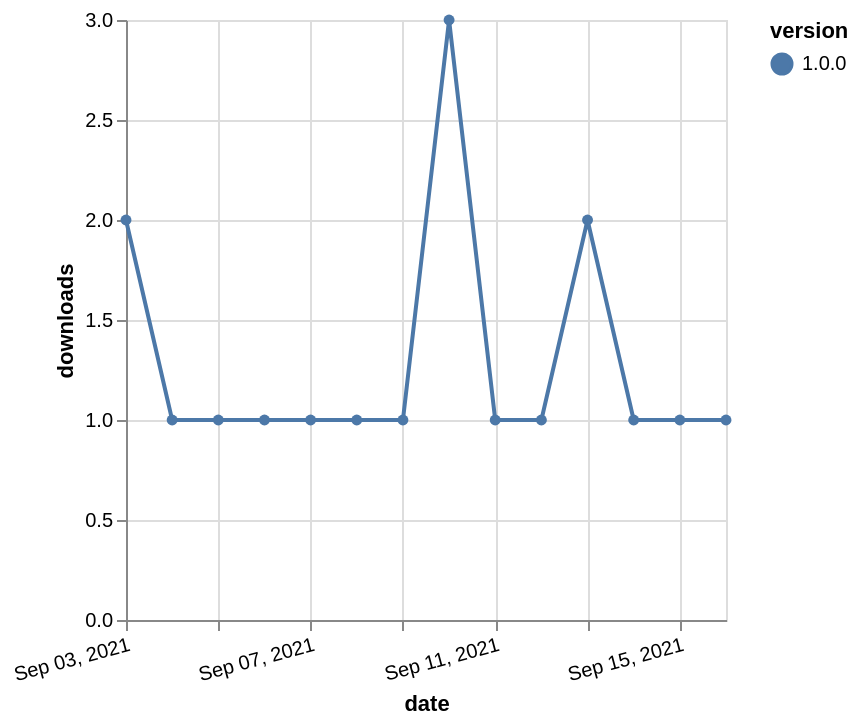

The Vega-Lite source for this figure:
### Vega-Lite specification from a JSON file in a GitHub repository (floating-point values rounded to 4 significant figures)
{"$schema": "https://vega.github.io/schema/vega-lite/v5.json", "description": "A simple bar chart with embedded data.", "data": {"values": [{"date": "2021-09-03", "total": 117, "delta": 2, "version": "1.0.0"}, {"date": "2021-09-04", "total": 118, "delta": 1, "version": "1.0.0"}, {"date": "2021-09-05", "total": 119, "delta": 1, "version": "1.0.0"}, {"date": "2021-09-06", "total": 120, "delta": 1, "version": "1.0.0"}, {"date": "2021-09-07", "total": 121, "delta": 1, "version": "1.0.0"}, {"date": "2021-09-08", "total": 122, "delta": 1, "version": "1.0.0"}, {"date": "2021-09-09", "total": 123, "delta": 1, "version": "1.0.0"}, {"date": "2021-09-10", "total": 126, "delta": 3, "version": "1.0.0"}, {"date": "2021-09-11", "total": 127, "delta": 1, "version": "1.0.0"}, {"date": "2021-09-12", "total": 128, "delta": 1, "version": "1.0.0"}, {"date": "2021-09-13", "total": 130, "delta": 2, "version": "1.0.0"}, {"date": "2021-09-14", "total": 131, "delta": 1, "version": "1.0.0"}, {"date": "2021-09-15", "total": 132, "delta": 1, "version": "1.0.0"}, {"date": "2021-09-16", "total": 133, "delta": 1, "version": "1.0.0"}]}, "width": "container", "mark": {"type": "line", "point": {"filled": true}}, "encoding": {"x": {"field": "date", "type": "temporal", "timeUnit": "yearmonthdate", "title": "date", "axis": {"labelAngle": -15}}, "y": {"field": "delta", "type": "quantitative", "title": "downloads"}, "color": {"field": "version", "type": "nominal"}, "tooltip": {"field": "delta"}}}
